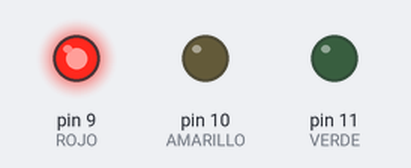
A sketch run on a simulated Arduino Uno, built with avr-gcc and run on an emulated ATmega328P. On the bench: output pins drawn as LEDs (lit = HIGH).

Above: at 1.0 s.
At 2.2 s:
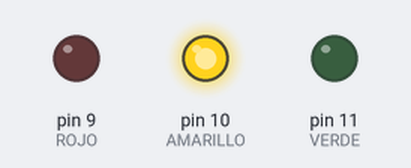
At 3.5 s:
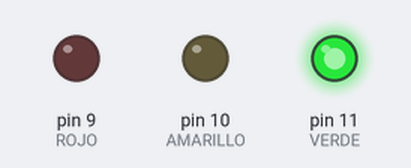
Timing chart, 0 to 6.5 s (numbered marks = the images above):
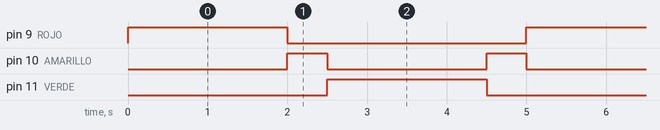

The sketch:

Clase1_04_06_22_Semaforo.ino
```cpp
#define ROJO 9 //El LED rojo va conectado al pin 9
#define AMARILLO 10 //El LED amarillo va conectado al pin 10
#define VERDE 11 //El LED verde va conectado al pin 11

#define TIEMPO_ROJO_Y_VERDE 2000 //Tiempo que dura una luz roja o verde
#define TIEMPO_AMARILLO 500 //Tiempo que dura una luz amarilla

void setup() {  //El código del setup se ejecuta una sola vez
  pinMode(ROJO, OUTPUT); //Definimos que los pines a los que se conectan los LEDs son salidas
  pinMode(AMARILLO, OUTPUT);
  pinMode(VERDE, OUTPUT);
}

void loop() { //El código del loop se ejecuta una vez tras otra, infinitamente
  digitalWrite(ROJO, HIGH); //Encendemos la luz roja
  delay(TIEMPO_ROJO_Y_VERDE); //Esperamos
  digitalWrite(ROJO, LOW);  //Apagamos la roja
  digitalWrite(AMARILLO, HIGH); //Encendemos la amarilla
  delay(TIEMPO_AMARILLO); //Esperamos
  digitalWrite(AMARILLO, LOW);  //Apagamos la amarilla
  digitalWrite(VERDE, HIGH); //Encendemos la verde
  delay(TIEMPO_ROJO_Y_VERDE); //Esperamos
  digitalWrite(VERDE, LOW); //Apagamos la verde. Inmediatamente después se vuelve a empezar desde el principio del loop, haciendo que el semáforo funcione "infinitamente"
  digitalWrite(AMARILLO, HIGH);
  delay(TIEMPO_AMARILLO);
  digitalWrite(AMARILLO, LOW);
}
```

Measured:
- by itself, pin 9 (ROJO), pin 11 (VERDE): alternates HIGH for 2.0 s and LOW for 3.0 s
- by itself, pin 10 (AMARILLO): alternates HIGH for 0.50 s and LOW for 2.0 s
- by itself, everything shown: repeats every 5.0 s, in 5 steps
